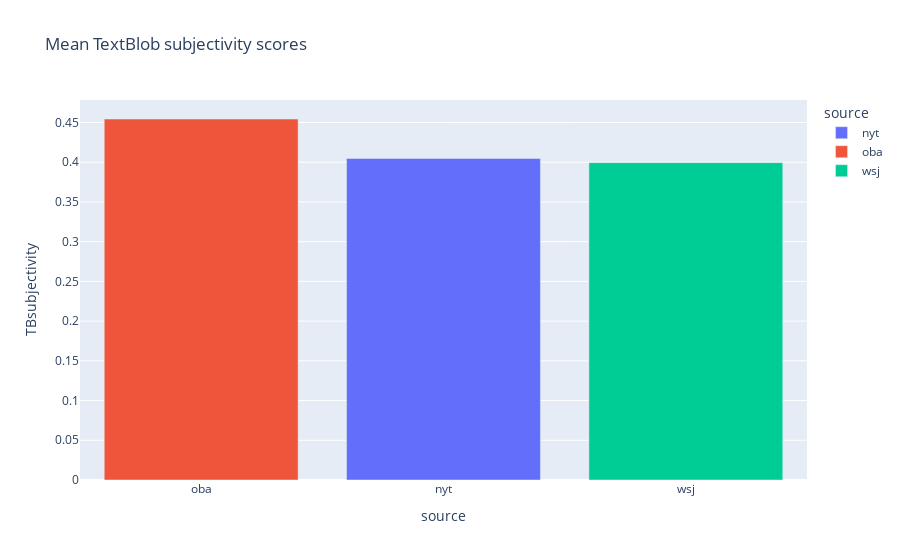

The code cell stored with this chart in its notebook:
### Code cell
# Mean TextBlob subjectivity scores
# subjectivity is a float within the range [0.0, 1.0] where 0.0 is very objective and 1.0 is very subjective.
means2 = text_df.groupby('source').mean(numeric_only=True)
fig = px.bar(means2, 
             x=means2.index, 
             y="TBsubjectivity", 
             color=means2.index, 
             hover_name=means2.index,
             hover_data={'TBsubjectivity':':.3f'},
             title = 'Mean TextBlob subjectivity scores')
fig.update_layout(xaxis={'categoryorder':'array', 'categoryarray':['oba','nyt','wsj']})
fig.show()

### Figure 1 — Plotly figure (JSON) as saved in the notebook; plotly's stock layout.template omitted (floating-point values rounded to 4 significant figures)
{"data": [{"alignmentgroup": "True", "hovertemplate": "<b>%{hovertext}</b><br><br>source=%{x}<br>TBsubjectivity=%{y:.3f}<extra></extra>", "hovertext": ["nyt"], "legendgroup": "nyt", "marker": {"color": "#636efa", "pattern": {"shape": ""}}, "name": "nyt", "offsetgroup": "nyt", "orientation": "v", "showlegend": true, "textposition": "auto", "type": "bar", "x": ["nyt"], "xaxis": "x", "y": [0.4048], "yaxis": "y"}, {"alignmentgroup": "True", "hovertemplate": "<b>%{hovertext}</b><br><br>source=%{x}<br>TBsubjectivity=%{y:.3f}<extra></extra>", "hovertext": ["oba"], "legendgroup": "oba", "marker": {"color": "#EF553B", "pattern": {"shape": ""}}, "name": "oba", "offsetgroup": "oba", "orientation": "v", "showlegend": true, "textposition": "auto", "type": "bar", "x": ["oba"], "xaxis": "x", "y": [0.4544], "yaxis": "y"}, {"alignmentgroup": "True", "hovertemplate": "<b>%{hovertext}</b><br><br>source=%{x}<br>TBsubjectivity=%{y:.3f}<extra></extra>", "hovertext": ["wsj"], "legendgroup": "wsj", "marker": {"color": "#00cc96", "pattern": {"shape": ""}}, "name": "wsj", "offsetgroup": "wsj", "orientation": "v", "showlegend": true, "textposition": "auto", "type": "bar", "x": ["wsj"], "xaxis": "x", "y": [0.3995], "yaxis": "y"}], "layout": {"barmode": "relative", "legend": {"title": {"text": "source"}, "tracegroupgap": 0}, "title": {"text": "Mean TextBlob subjectivity scores"}, "xaxis": {"anchor": "y", "categoryarray": ["oba", "nyt", "wsj"], "categoryorder": "array", "domain": [0, 1], "title": {"text": "source"}}, "yaxis": {"anchor": "x", "domain": [0, 1], "title": {"text": "TBsubjectivity"}}}}
